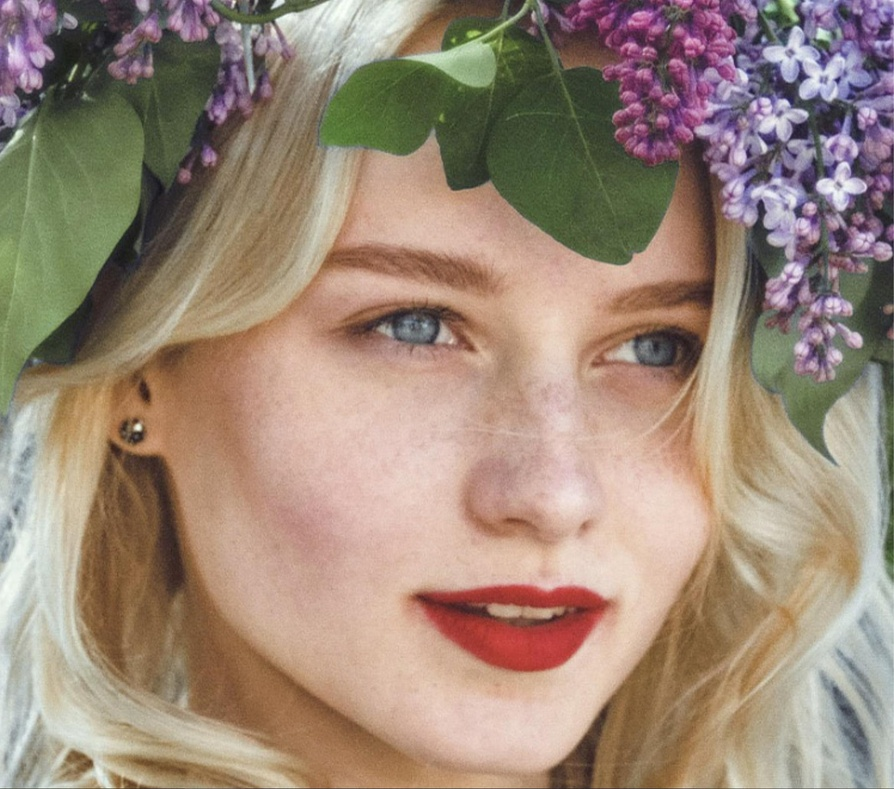
#> input picture HighPassSkinSmoothing/images/bandian1.jpg, 894 x 789 px, shrunk from 1800 x 1590 before the run
$ jupyter execute SkineSmooth.ipynb
#> lines starting #> are read from the running program, lines starting #| are printed output that depends on the picture
[cell 1]
import numpy as np
import cv2
from scipy.interpolate import CubicSpline

from PIL import Image
import matplotlib.pyplot as plt

## 磨皮算法
参考：
- https://zhuanlan.zhihu.com/p/32360617
- https://github.com/YuAo/YUCIHighPassSkinSmoothing

[cell 2]
img = cv2.imread('./images/bandian1.jpg')
#> img is the input picture: shape (789, 894, 3); mean B, G, R 120, 136.4, 156.7

plt.imshow(img[...,::-1]/255.0)
plt.axis('off')

[cell 3]
# [7 lines of commented-out code are left out]

# 先实现YUCIHighPassSkinSmoothingMaskGenerator

关于coreImage库的文档在：https://developer.apple.com/library/archive/documentation/GraphicsImaging/Reference/CoreImageFilterReference/

[cell 4]
input_img = np.array(img[...,::-1]/255.0,dtype=np.float32) #rgb

[cell 5]
# CIExposureAdjust
ea_img = input_img * pow(2,-1.0)

[cell 6]
plt.imshow(ea_img)

[cell 7]
# YUCIGreenBlueChannelOverlayBlend
base = ea_img[...,1]
overlay = ea_img[...,2]
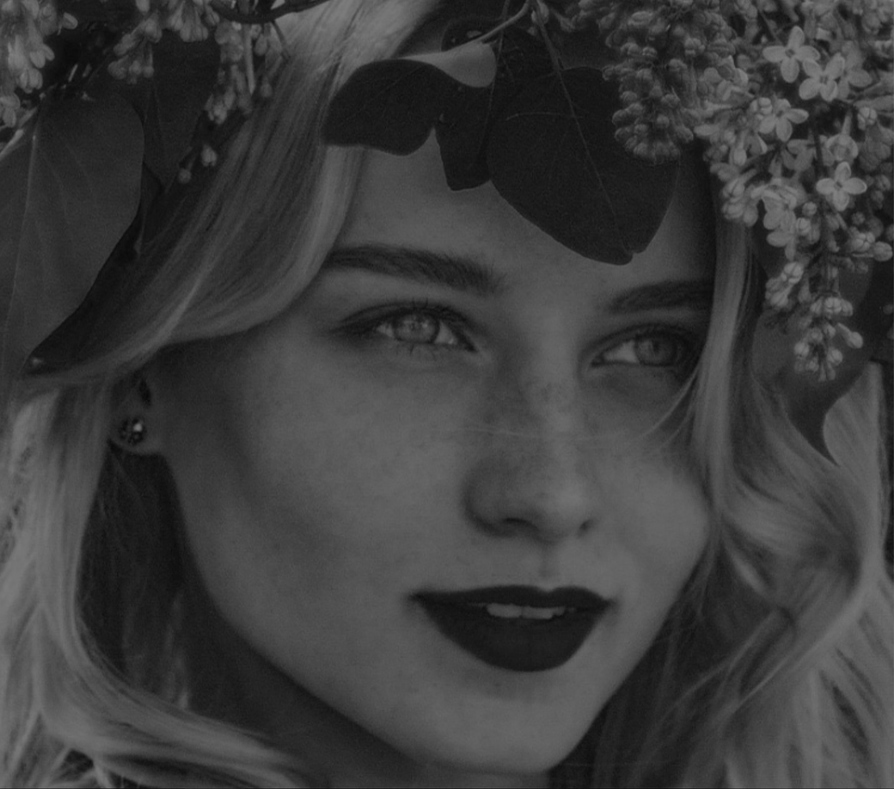
#> overlay: shape (789, 894) float32; min 0.0314, max 0.5, mean 0.235
ba = 2.0*overlay*base
ba_img = np.zeros((ba.shape[0],ba.shape[1],3),dtype=np.float32)
ba_img[...,0] = ba
ba_img[...,1] = ba
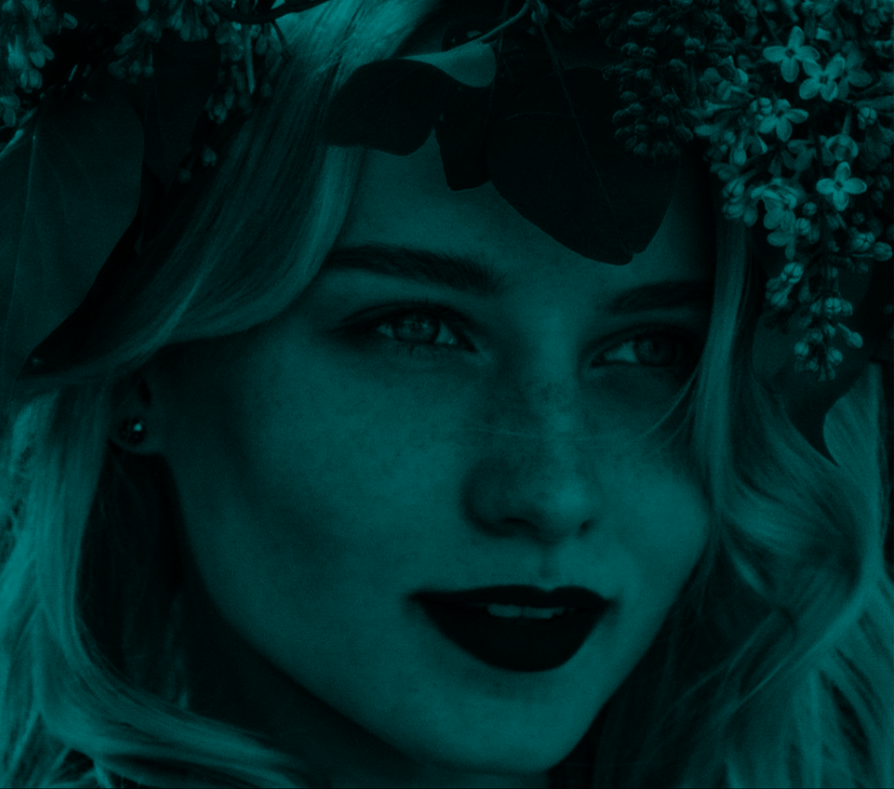
#> ba_img: shape (789, 894, 3) float32; mean of channels 0, 1, 2 0.143, 0.143, 0; drawn as B, G, R
ba_img[...,2] = ba

[cell 8]
plt.imshow(ba_img)

[cell 9]
from PIL import ImageFilter

[cell 10]
def np2pil(numpy_image):
    return Image.fromarray(np.uint8(numpy_image*255.0)).convert('RGB')

[cell 11]
# YUCIHighPass
# 先进行高斯模糊
radius = int(np.ceil(7.0*input_img.shape[0]/750.0))
#> radius = 8
# [8 lines of commented-out code are left out]
pil_img = np2pil(ba_img)
pil_blur = pil_img.filter(ImageFilter.GaussianBlur(radius))
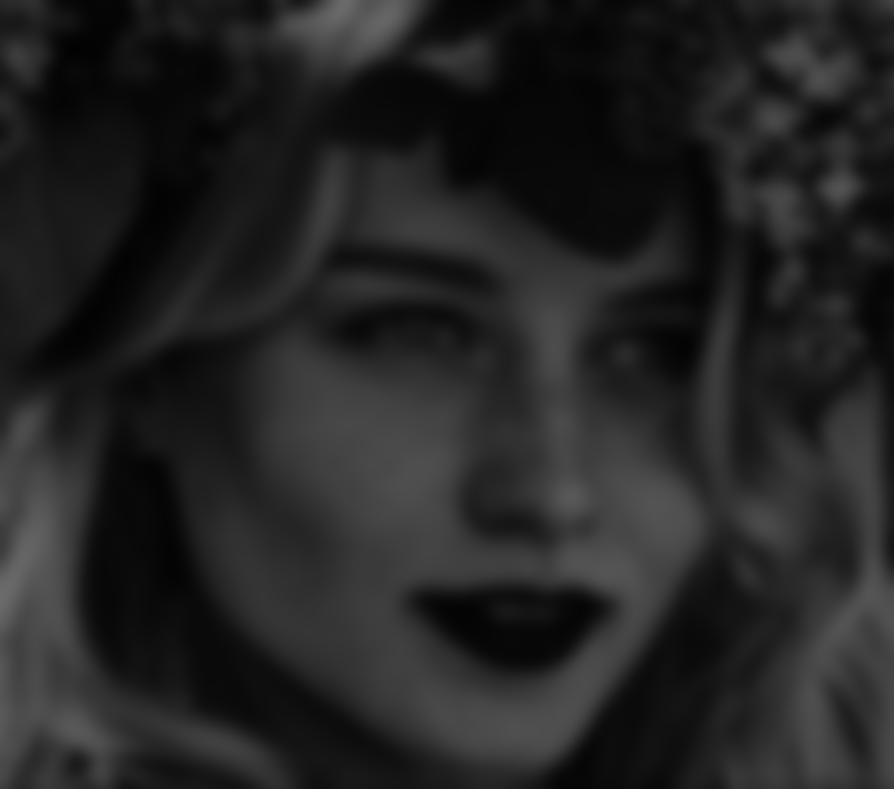
#> pil_blur: PIL image 894x789 RGB; min 2, max 107, mean 35.9
blur_img = np.asarray(pil_blur,np.float32)/255.0
plt.figure(figsize=(8,8))
plt.imshow(blur_img)
plt.axis('off')

[cell 12]
# 再进行YUCIHighPass
hp_img = ba_img - blur_img + 0.5

[cell 13]
plt.imshow(hp_img)
plt.axis('off')

[cell 14]
# YUCIHighPassSkinSmoothingMaskBoost
hardLightColor = hp_img[...,2]
[x1,y1] = np.where(hardLightColor<0.5)
[x2,y2] = np.where(hardLightColor>=0.5)
for i in range(3):
    hardLightColor[x1,y1] = hardLightColor[x1,y1]*hardLightColor[x1,y1]*2.0
    hardLightColor[x2,y2] = 1.0 - (1.0 - hardLightColor[x2,y2]) * (1.0 - hardLightColor[x2,y2]) * 2.0
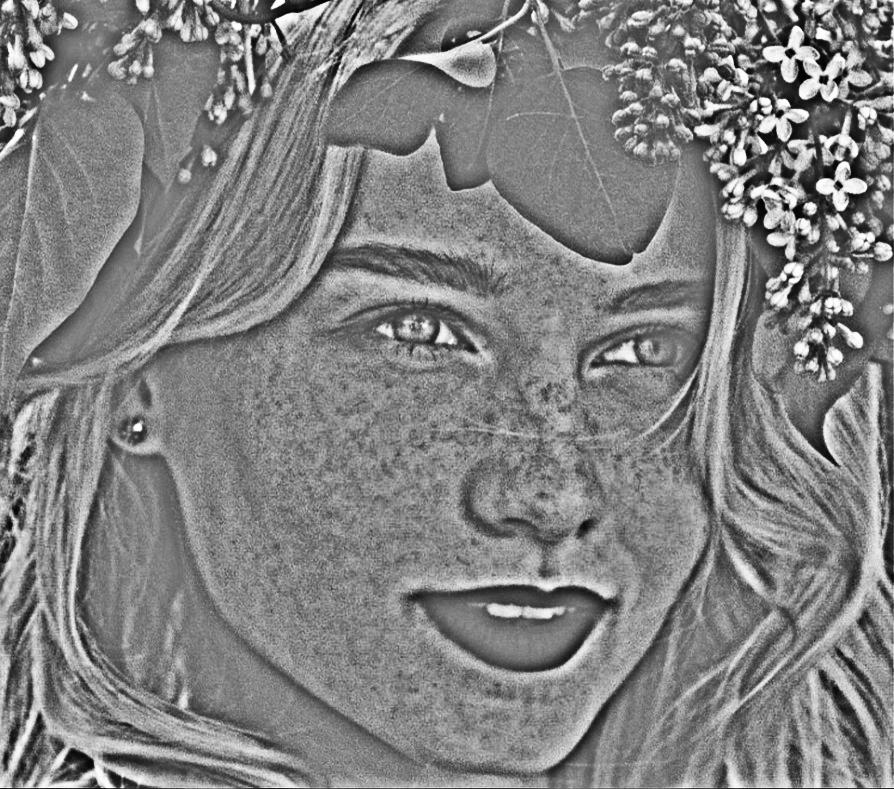
#> hardLightColor: shape (789, 894) float32; min 0.00451, max 1, mean 0.509
k = 255.0/(164.0-75.0);
hardLightColor = (hardLightColor - 75.0/255.0) * k
hpss_img = np.zeros((hardLightColor.shape[0],hardLightColor.shape[1],3))
hpss_img[...,0] = hardLightColor
hpss_img[...,1] = hardLightColor
hpss_img[...,2] = hardLightColor

hpss_img = np.clip(hpss_img,0,1)
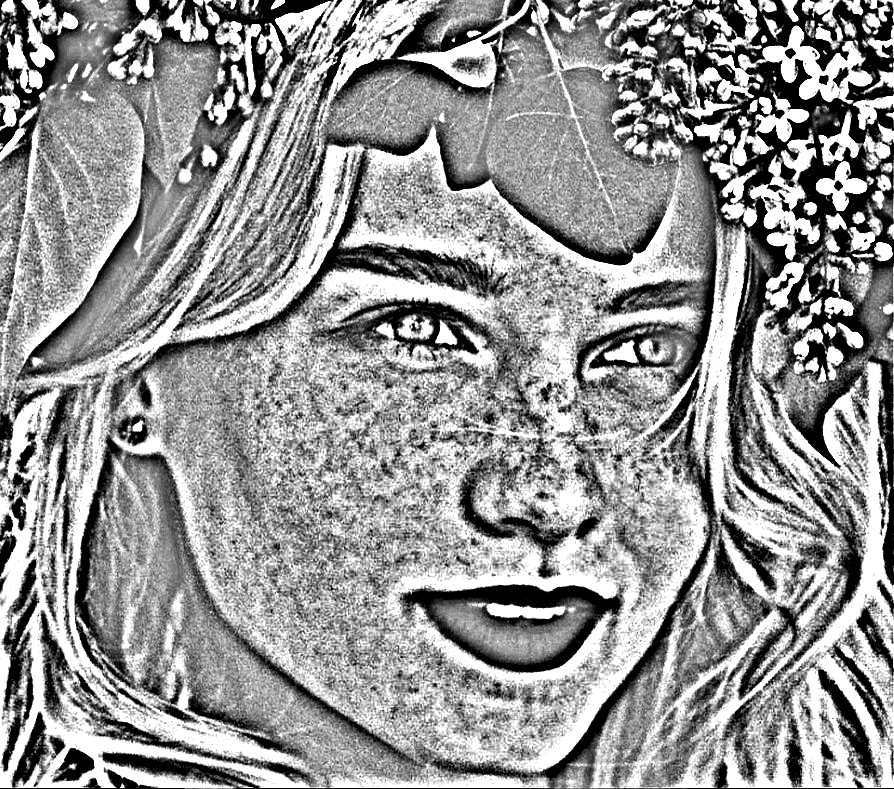
#> hpss_img: shape (789, 894, 3) float64; min 0, max 1, mean 0.58

[cell 15]
plt.imshow(hpss_img)
plt.axis('off')
plt.imsave('hpss_img.jpg',hpss_img)

[cell 16]
# RGB tone curve
# 先利用控制点生成cubic spline曲线
# 参照https://docs.scipy.org/doc/scipy/reference/generated/scipy.interpolate.CubicSpline.html#scipy.interpolate.CubicSpline
x = [0,120.0/255.0,1]
y = [0,146.0/255.0,1]#146
cs = CubicSpline(x,y)
tc_img = cs(input_img)

plt.figure(figsize=(16,16))
plt.subplot(121)
plt.imshow(input_img)
plt.axis('off')
plt.subplot(122)
plt.imshow(tc_img)
plt.axis('off')
plt.imsave('light_img.jpg',tc_img)

[cell 17]
# blendWithMaskFilter
blend_img = input_img * hpss_img + tc_img*(1-hpss_img)
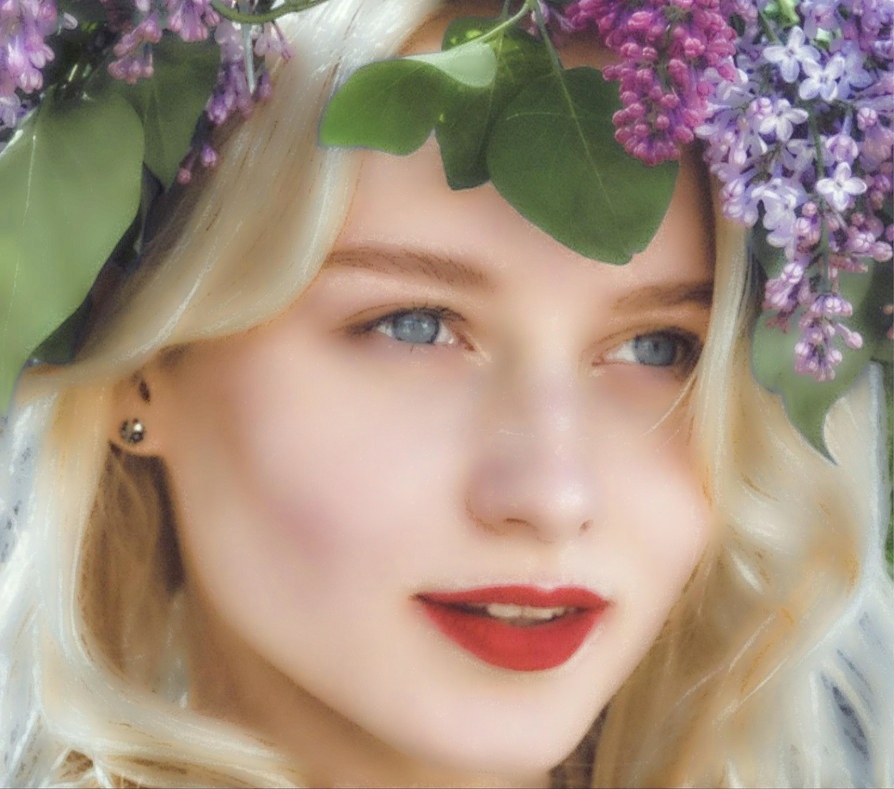
#> blend_img: shape (789, 894, 3) float64; mean R, G, B 0.65, 0.572, 0.506

plt.figure(figsize=(16,16))
plt.subplot(121)
plt.imshow(input_img)
plt.axis('off')
plt.subplot(122)
plt.imshow(blend_img)
plt.imsave('img_blend.jpg',blend_img)
plt.axis('off')

[cell 18]
# sharpen
from PIL import ImageEnhance
enhancer = ImageEnhance.Sharpness(np2pil(blend_img))
img_sharp = enhancer.enhance(2)
result = np.array(img_sharp,np.float32)/255.0

[cell 19]
plt.figure(figsize=(16,16))
plt.subplot(121)
plt.imshow(input_img)
plt.axis('off')
plt.subplot(122)
plt.imshow(result)
plt.axis('off')
